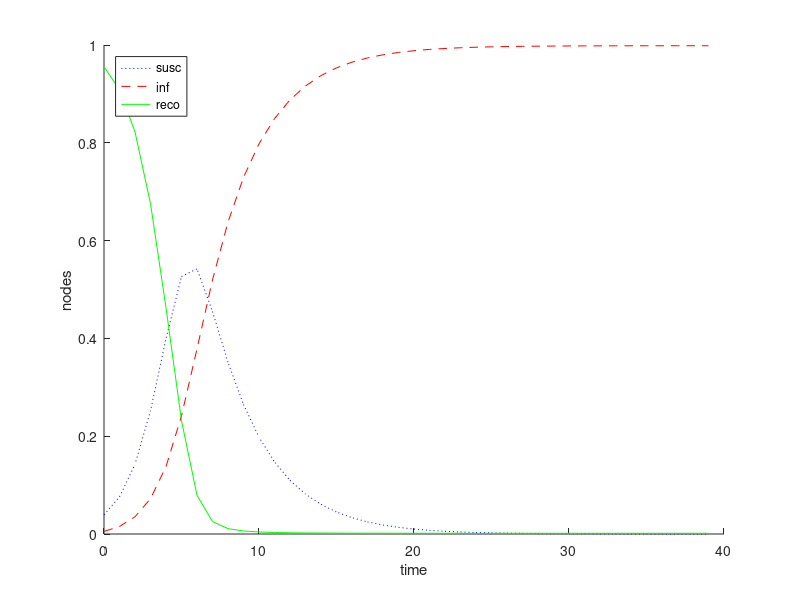

The MATLAB script that drew this image:
beta=0.25;
k=5;
inf= zeros(1,40);
reco= zeros(1,40);
susc= zeros(1,40);
in=0.02;
r=0;
s=0.98;
mu=0.26;
recov=0.52;
time=0:39;
t=1;
for i=1:40
      susceptiblenodes=((-(beta)*k)*in)*(1-(r)-(in));
      infectednodes=(-((mu)*(in))+((beta)*k)*((in)*(1-r-in)));
      Recoverednodes=(mu)*(in); 
      s=(susceptiblenodes)+(s);
      in=(infectednodes)+(in);
      r=(Recoverednodes)+(r);
      t=t+1;
      inf(1,i)=in;
      reco(1,i)=r;
      susc(1,i)=s;
end
hold on;
TPR=time;
plot(TPR,inf,':b');
plot(TPR,reco,'--r');
plot(TPR,susc,'g');
legend('susc','inf','reco','Location','northwest');
xlabel('time');
ylabel('nodes');
